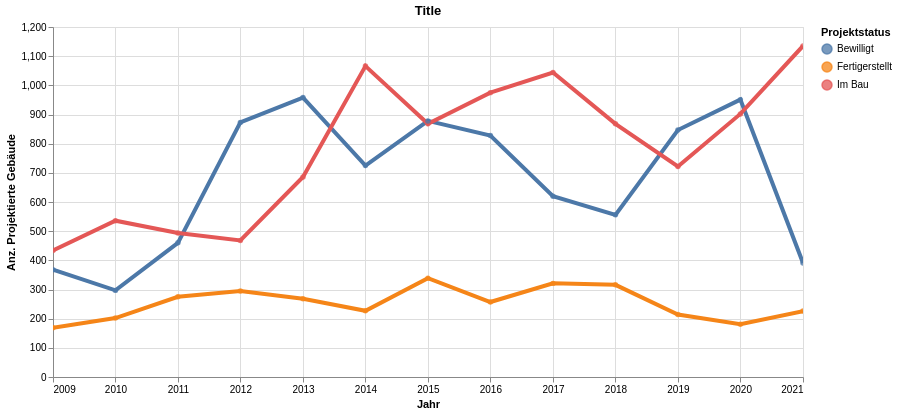

The cell this chart's notebook holds for it:
### Code cell
highlight = alt.selection(type='single', on='mouseover',
                          fields=['ProjStatus'], nearest=True)
#x='date:StichtagDatJahr',
base = alt.Chart(myAgg.reset_index().query('sum_ProjAnzGbd > 1'), title="Title").encode(
    x=alt.X('Jahr', axis=alt.Axis(title='Jahr'))# , axis=alt.Axis(format='%', title='percentage')
    , y=alt.X('sum_ProjAnzGbd', axis=alt.Axis(title='Anz. Projektierte Gebäude'))
    , color=alt.Color('ProjStatus', legend=alt.Legend(title="Projektstatus", orient="right"))  
    ,tooltip=['Jahr', 'ProjStatus','sum_ProjAnzGbd', 'sum_ProjAnzWhg']    
)
points = base.mark_circle().encode(
    opacity=alt.value(0.75)
).add_selection(
    highlight
).properties(
    width=750 , height=350
)
lines = base.mark_line().encode(
    size=alt.condition(~highlight, alt.value(0.5), alt.value(4))
).interactive()

lines + points

### Figure 1 — Vega-Lite specification as saved in the notebook (floating-point values rounded to 4 significant figures)
{"config": {"view": {"continuousWidth": 400, "continuousHeight": 300}}, "layer": [{"mark": "line", "encoding": {"color": {"type": "nominal", "field": "ProjStatus", "legend": {"orient": "right", "title": "Projektstatus"}}, "size": {"condition": {"value": 0.5, "selection": {"not": "selector001"}}, "value": 4}, "tooltip": [{"type": "temporal", "field": "Jahr"}, {"type": "nominal", "field": "ProjStatus"}, {"type": "quantitative", "field": "sum_ProjAnzGbd"}, {"type": "quantitative", "field": "sum_ProjAnzWhg"}], "x": {"type": "temporal", "axis": {"title": "Jahr"}, "field": "Jahr"}, "y": {"type": "quantitative", "axis": {"title": "Anz. Projektierte Gebäude"}, "field": "sum_ProjAnzGbd"}}, "selection": {"selector002": {"type": "interval", "bind": "scales", "encodings": ["x", "y"]}}, "title": "Title"}, {"mark": "circle", "encoding": {"color": {"type": "nominal", "field": "ProjStatus", "legend": {"orient": "right", "title": "Projektstatus"}}, "opacity": {"value": 0.75}, "tooltip": [{"type": "temporal", "field": "Jahr"}, {"type": "nominal", "field": "ProjStatus"}, {"type": "quantitative", "field": "sum_ProjAnzGbd"}, {"type": "quantitative", "field": "sum_ProjAnzWhg"}], "x": {"type": "temporal", "axis": {"title": "Jahr"}, "field": "Jahr"}, "y": {"type": "quantitative", "axis": {"title": "Anz. Projektierte Gebäude"}, "field": "sum_ProjAnzGbd"}}, "height": 350, "selection": {"selector001": {"type": "single", "on": "mouseover", "fields": ["ProjStatus"], "nearest": true}}, "title": "Title", "width": 750}], "data": {"name": "data-e09c2369761daa7b52728cfbddd167b7"}, "$schema": "https://vega.github.io/schema/vega-lite/v4.8.1.json", "datasets": {"data-e09c2369761daa7b52728cfbddd167b7": [{"Jahr": "2009-01-01T00:00:00", "ProjStatus": "Bewilligt", "sum_ProjAnzGbd": 368, "sum_ProjAnzWhg": 2903}, {"Jahr": "2009-01-01T00:00:00", "ProjStatus": "Fertigerstellt", "sum_ProjAnzGbd": 169, "sum_ProjAnzWhg": 1381}, {"Jahr": "2009-01-01T00:00:00", "ProjStatus": "Im Bau", "sum_ProjAnzGbd": 434, "sum_ProjAnzWhg": 4176}, {"Jahr": "2010-01-01T00:00:00", "ProjStatus": "Bewilligt", "sum_ProjAnzGbd": 297, "sum_ProjAnzWhg": 2858}, {"Jahr": "2010-01-01T00:00:00", "ProjStatus": "Fertigerstellt", "sum_ProjAnzGbd": 202, "sum_ProjAnzWhg": 1202}, {"Jahr": "2010-01-01T00:00:00", "ProjStatus": "Im Bau", "sum_ProjAnzGbd": 536, "sum_ProjAnzWhg": 4951}, {"Jahr": "2011-01-01T00:00:00", "ProjStatus": "Bewilligt", "sum_ProjAnzGbd": 460, "sum_ProjAnzWhg": 3916}, {"Jahr": "2011-01-01T00:00:00", "ProjStatus": "Fertigerstellt", "sum_ProjAnzGbd": 275, "sum_ProjAnzWhg": 2256}, {"Jahr": "2011-01-01T00:00:00", "ProjStatus": "Im Bau", "sum_ProjAnzGbd": 494, "sum_ProjAnzWhg": 4579}, {"Jahr": "2012-01-01T00:00:00", "ProjStatus": "Im Bau", "sum_ProjAnzGbd": 468, "sum_ProjAnzWhg": 4272}, {"Jahr": "2012-01-01T00:00:00", "ProjStatus": "Bewilligt", "sum_ProjAnzGbd": 873, "sum_ProjAnzWhg": 4869}, {"Jahr": "2012-01-01T00:00:00", "ProjStatus": "Fertigerstellt", "sum_ProjAnzGbd": 295, "sum_ProjAnzWhg": 2255}, {"Jahr": "2013-01-01T00:00:00", "ProjStatus": "Bewilligt", "sum_ProjAnzGbd": 958, "sum_ProjAnzWhg": 4981}, {"Jahr": "2013-01-01T00:00:00", "ProjStatus": "Fertigerstellt", "sum_ProjAnzGbd": 268, "sum_ProjAnzWhg": 2502}, {"Jahr": "2013-01-01T00:00:00", "ProjStatus": "Im Bau", "sum_ProjAnzGbd": 686, "sum_ProjAnzWhg": 5377}, {"Jahr": "2014-01-01T00:00:00", "ProjStatus": "Im Bau", "sum_ProjAnzGbd": 1066, "sum_ProjAnzWhg": 6993}, {"Jahr": "2014-01-01T00:00:00", "ProjStatus": "Bewilligt", "sum_ProjAnzGbd": 725, "sum_ProjAnzWhg": 4096}, {"Jahr": "2014-01-01T00:00:00", "ProjStatus": "Fertigerstellt", "sum_ProjAnzGbd": 227, "sum_ProjAnzWhg": 1938}, {"Jahr": "2015-01-01T00:00:00", "ProjStatus": "Im Bau", "sum_ProjAnzGbd": 868, "sum_ProjAnzWhg": 5986}, {"Jahr": "2015-01-01T00:00:00", "ProjStatus": "Fertigerstellt", "sum_ProjAnzGbd": 339, "sum_ProjAnzWhg": 3210}, {"Jahr": "2015-01-01T00:00:00", "ProjStatus": "Bewilligt", "sum_ProjAnzGbd": 878, "sum_ProjAnzWhg": 4253}, {"Jahr": "2016-01-01T00:00:00", "ProjStatus": "Bewilligt", "sum_ProjAnzGbd": 828, "sum_ProjAnzWhg": 4020}, {"Jahr": "2016-01-01T00:00:00", "ProjStatus": "Fertigerstellt", "sum_ProjAnzGbd": 257, "sum_ProjAnzWhg": 2995}, {"Jahr": "2016-01-01T00:00:00", "ProjStatus": "Im Bau", "sum_ProjAnzGbd": 975, "sum_ProjAnzWhg": 5517}, {"Jahr": "2017-01-01T00:00:00", "ProjStatus": "Bewilligt", "sum_ProjAnzGbd": 620, "sum_ProjAnzWhg": 3206}, {"Jahr": "2017-01-01T00:00:00", "ProjStatus": "Fertigerstellt", "sum_ProjAnzGbd": 321, "sum_ProjAnzWhg": 2662}, {"Jahr": "2017-01-01T00:00:00", "ProjStatus": "Im Bau", "sum_ProjAnzGbd": 1044, "sum_ProjAnzWhg": 5913}, {"Jahr": "2018-01-01T00:00:00", "ProjStatus": "Fertigerstellt", "sum_ProjAnzGbd": 316, "sum_ProjAnzWhg": 3360}, {"Jahr": "2018-01-01T00:00:00", "ProjStatus": "Im Bau", "sum_ProjAnzGbd": 868, "sum_ProjAnzWhg": 4522}, {"Jahr": "2018-01-01T00:00:00", "ProjStatus": "Bewilligt", "sum_ProjAnzGbd": 556, "sum_ProjAnzWhg": 3083}, {"Jahr": "2019-01-01T00:00:00", "ProjStatus": "Bewilligt", "sum_ProjAnzGbd": 847, "sum_ProjAnzWhg": 4447}, {"Jahr": "2019-01-01T00:00:00", "ProjStatus": "Fertigerstellt", "sum_ProjAnzGbd": 214, "sum_ProjAnzWhg": 1979}, {"Jahr": "2019-01-01T00:00:00", "ProjStatus": "Im Bau", "sum_ProjAnzGbd": 722, "sum_ProjAnzWhg": 4321}, {"Jahr": "2020-01-01T00:00:00", "ProjStatus": "Bewilligt", "sum_ProjAnzGbd": 951, "sum_ProjAnzWhg": 5840}, {"Jahr": "2020-01-01T00:00:00", "ProjStatus": "Fertigerstellt", "sum_ProjAnzGbd": 181, "sum_ProjAnzWhg": 1770}, {"Jahr": "2020-01-01T00:00:00", "ProjStatus": "Im Bau", "sum_ProjAnzGbd": 902, "sum_ProjAnzWhg": 5421}, {"Jahr": "2021-01-01T00:00:00", "ProjStatus": "Fertigerstellt", "sum_ProjAnzGbd": 226, "sum_ProjAnzWhg": 1929}, {"Jahr": "2021-01-01T00:00:00", "ProjStatus": "Bewilligt", "sum_ProjAnzGbd": 391, "sum_ProjAnzWhg": 1990}, {"Jahr": "2021-01-01T00:00:00", "ProjStatus": "Im Bau", "sum_ProjAnzGbd": 1135, "sum_ProjAnzWhg": 7166}]}}
